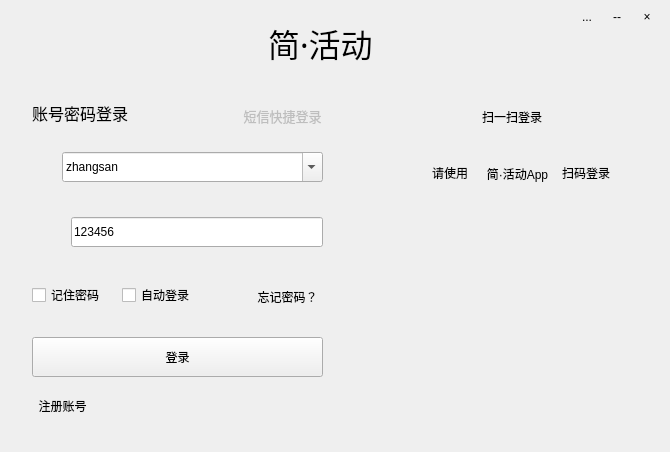
<?xml version="1.0" encoding="UTF-8"?>
<ui version="4.0">
 <class>Login</class>
 <widget class="QWidget" name="Login">
  <property name="geometry">
   <rect>
    <x>0</x>
    <y>0</y>
    <width>670</width>
    <height>452</height>
   </rect>
  </property>
  <property name="sizePolicy">
   <sizepolicy hsizetype="Preferred" vsizetype="Preferred">
    <horstretch>0</horstretch>
    <verstretch>0</verstretch>
   </sizepolicy>
  </property>
  <property name="minimumSize">
   <size>
    <width>670</width>
    <height>451</height>
   </size>
  </property>
  <property name="maximumSize">
   <size>
    <width>16777215</width>
    <height>16777215</height>
   </size>
  </property>
  <property name="windowTitle">
   <string>Form</string>
  </property>
  <widget class="MyWidgetRegister" name="LoginInner" native="true">
   <property name="geometry">
    <rect>
     <x>2</x>
     <y>2</y>
     <width>662</width>
     <height>442</height>
    </rect>
   </property>
   <property name="minimumSize">
    <size>
     <width>662</width>
     <height>442</height>
    </size>
   </property>
   <property name="maximumSize">
    <size>
     <width>662</width>
     <height>442</height>
    </size>
   </property>
   <widget class="QWidget" name="LoginContent" native="true">
    <property name="geometry">
     <rect>
      <x>0</x>
      <y>75</y>
      <width>662</width>
      <height>367</height>
     </rect>
    </property>
    <property name="sizePolicy">
     <sizepolicy hsizetype="Preferred" vsizetype="Preferred">
      <horstretch>0</horstretch>
      <verstretch>0</verstretch>
     </sizepolicy>
    </property>
    <property name="minimumSize">
     <size>
      <width>662</width>
      <height>367</height>
     </size>
    </property>
    <property name="maximumSize">
     <size>
      <width>662</width>
      <height>367</height>
     </size>
    </property>
    <widget class="QStackedWidget" name="stackedWidget">
     <property name="geometry">
      <rect>
       <x>0</x>
       <y>0</y>
       <width>662</width>
       <height>367</height>
      </rect>
     </property>
     <property name="currentIndex">
      <number>0</number>
     </property>
     <widget class="QWidget" name="page">
      <widget class="QStackedWidget" name="stackedWidgetLeft">
       <property name="geometry">
        <rect>
         <x>0</x>
         <y>0</y>
         <width>381</width>
         <height>321</height>
        </rect>
       </property>
       <property name="currentIndex">
        <number>0</number>
       </property>
       <widget class="QWidget" name="pageId">
        <widget class="QLabel" name="label_2">
         <property name="geometry">
          <rect>
           <x>30</x>
           <y>20</y>
           <width>131</width>
           <height>31</height>
          </rect>
         </property>
         <property name="font">
          <font>
           <pointsize>12</pointsize>
          </font>
         </property>
         <property name="text">
          <string>账号密码登录</string>
         </property>
        </widget>
        <widget class="QToolButton" name="toolButtonTonote">
         <property name="enabled">
          <bool>false</bool>
         </property>
         <property name="geometry">
          <rect>
           <x>210</x>
           <y>30</y>
           <width>141</width>
           <height>18</height>
          </rect>
         </property>
         <property name="font">
          <font>
           <pointsize>10</pointsize>
           <underline>true</underline>
          </font>
         </property>
         <property name="text">
          <string>短信快捷登录</string>
         </property>
         <property name="autoRaise">
          <bool>true</bool>
         </property>
        </widget>
        <widget class="QCheckBox" name="checkBox">
         <property name="geometry">
          <rect>
           <x>30</x>
           <y>210</y>
           <width>71</width>
           <height>16</height>
          </rect>
         </property>
         <property name="text">
          <string>记住密码</string>
         </property>
        </widget>
        <widget class="QCheckBox" name="checkBox_2">
         <property name="geometry">
          <rect>
           <x>120</x>
           <y>210</y>
           <width>71</width>
           <height>16</height>
          </rect>
         </property>
         <property name="text">
          <string>自动登录</string>
         </property>
        </widget>
        <widget class="QToolButton" name="toolButton_5">
         <property name="geometry">
          <rect>
           <x>250</x>
           <y>210</y>
           <width>71</width>
           <height>20</height>
          </rect>
         </property>
         <property name="text">
          <string>忘记密码？</string>
         </property>
         <property name="autoRaise">
          <bool>true</bool>
         </property>
        </widget>
        <widget class="QPushButton" name="pushButton_login_id_and_pwd">
         <property name="geometry">
          <rect>
           <x>30</x>
           <y>260</y>
           <width>291</width>
           <height>40</height>
          </rect>
         </property>
         <property name="cursor">
          <cursorShape>PointingHandCursor</cursorShape>
         </property>
         <property name="text">
          <string>登录</string>
         </property>
        </widget>
        <widget class="QWidget" name="widgetId" native="true">
         <property name="geometry">
          <rect>
           <x>30</x>
           <y>70</y>
           <width>291</width>
           <height>41</height>
          </rect>
         </property>
         <layout class="QHBoxLayout" name="horizontalLayout_2">
          <property name="spacing">
           <number>0</number>
          </property>
          <property name="bottomMargin">
           <number>0</number>
          </property>
          <item>
           <widget class="QLabel" name="label_id">
            <property name="minimumSize">
             <size>
              <width>30</width>
              <height>30</height>
             </size>
            </property>
            <property name="maximumSize">
             <size>
              <width>30</width>
              <height>30</height>
             </size>
            </property>
            <property name="text">
             <string/>
            </property>
            <property name="pixmap">
             <pixmap resource="imagelogin.qrc">:/Login/C:/Users/ASUS/Pictures/Login/human-1-fill-gray.png</pixmap>
            </property>
           </widget>
          </item>
          <item>
           <widget class="MyComboBox" name="comboBox_id">
            <property name="minimumSize">
             <size>
              <width>0</width>
              <height>30</height>
             </size>
            </property>
            <property name="maximumSize">
             <size>
              <width>16777215</width>
              <height>30</height>
             </size>
            </property>
            <property name="editable">
             <bool>true</bool>
            </property>
            <property name="currentText">
             <string>zhangsan</string>
            </property>
            <property name="maxVisibleItems">
             <number>4</number>
            </property>
            <property name="iconSize">
             <size>
              <width>16</width>
              <height>16</height>
             </size>
            </property>
           </widget>
          </item>
         </layout>
        </widget>
        <widget class="QWidget" name="widgetPwd" native="true">
         <property name="geometry">
          <rect>
           <x>30</x>
           <y>130</y>
           <width>291</width>
           <height>41</height>
          </rect>
         </property>
         <layout class="QHBoxLayout" name="horizontalLayout">
          <property name="spacing">
           <number>0</number>
          </property>
          <property name="leftMargin">
           <number>9</number>
          </property>
          <property name="topMargin">
           <number>9</number>
          </property>
          <property name="bottomMargin">
           <number>0</number>
          </property>
          <item>
           <widget class="QLabel" name="label_pwd">
            <property name="minimumSize">
             <size>
              <width>30</width>
              <height>30</height>
             </size>
            </property>
            <property name="maximumSize">
             <size>
              <width>30</width>
              <height>30</height>
             </size>
            </property>
            <property name="text">
             <string/>
            </property>
            <property name="pixmap">
             <pixmap resource="imagelogin.qrc">:/Login/C:/Users/ASUS/Pictures/Login/lock.png</pixmap>
            </property>
           </widget>
          </item>
          <item>
           <widget class="MyLineEdit" name="lineEdit_password">
            <property name="minimumSize">
             <size>
              <width>0</width>
              <height>30</height>
             </size>
            </property>
            <property name="maximumSize">
             <size>
              <width>16777215</width>
              <height>30</height>
             </size>
            </property>
            <property name="text">
             <string>123456</string>
            </property>
            <property name="alignment">
             <set>Qt::AlignLeading|Qt::AlignLeft|Qt::AlignVCenter</set>
            </property>
           </widget>
          </item>
         </layout>
        </widget>
       </widget>
       <widget class="QWidget" name="pageShortMsg">
        <widget class="QLabel" name="label_9">
         <property name="geometry">
          <rect>
           <x>40</x>
           <y>40</y>
           <width>91</width>
           <height>16</height>
          </rect>
         </property>
         <property name="text">
          <string>短信快捷登录</string>
         </property>
        </widget>
        <widget class="QToolButton" name="toolButtonToId">
         <property name="geometry">
          <rect>
           <x>250</x>
           <y>40</y>
           <width>101</width>
           <height>18</height>
          </rect>
         </property>
         <property name="font">
          <font>
           <underline>true</underline>
          </font>
         </property>
         <property name="text">
          <string>账号密码登录</string>
         </property>
         <property name="autoRaise">
          <bool>true</bool>
         </property>
        </widget>
        <widget class="QWidget" name="widget" native="true">
         <property name="geometry">
          <rect>
           <x>40</x>
           <y>90</y>
           <width>290</width>
           <height>40</height>
          </rect>
         </property>
         <widget class="QLineEdit" name="lineEdit_2">
          <property name="geometry">
           <rect>
            <x>40</x>
            <y>5</y>
            <width>241</width>
            <height>30</height>
           </rect>
          </property>
         </widget>
         <widget class="QLabel" name="label_11">
          <property name="geometry">
           <rect>
            <x>5</x>
            <y>5</y>
            <width>30</width>
            <height>30</height>
           </rect>
          </property>
          <property name="text">
           <string>TextLabel</string>
          </property>
         </widget>
        </widget>
        <widget class="QWidget" name="widget_2" native="true">
         <property name="geometry">
          <rect>
           <x>40</x>
           <y>150</y>
           <width>290</width>
           <height>40</height>
          </rect>
         </property>
         <widget class="QLineEdit" name="lineEdit_3">
          <property name="geometry">
           <rect>
            <x>42</x>
            <y>5</y>
            <width>101</width>
            <height>30</height>
           </rect>
          </property>
         </widget>
         <widget class="QToolButton" name="toolButton_11">
          <property name="geometry">
           <rect>
            <x>160</x>
            <y>5</y>
            <width>121</width>
            <height>30</height>
           </rect>
          </property>
          <property name="text">
           <string>获取动态密码</string>
          </property>
         </widget>
         <widget class="QLabel" name="label_12">
          <property name="geometry">
           <rect>
            <x>5</x>
            <y>5</y>
            <width>30</width>
            <height>30</height>
           </rect>
          </property>
          <property name="text">
           <string>TextLabel</string>
          </property>
         </widget>
        </widget>
        <widget class="QPushButton" name="pushButton_login">
         <property name="geometry">
          <rect>
           <x>40</x>
           <y>240</y>
           <width>290</width>
           <height>40</height>
          </rect>
         </property>
         <property name="text">
          <string>登录</string>
         </property>
        </widget>
       </widget>
      </widget>
      <widget class="QWidget" name="widgetRight" native="true">
       <property name="enabled">
        <bool>true</bool>
       </property>
       <property name="geometry">
        <rect>
         <x>380</x>
         <y>0</y>
         <width>281</width>
         <height>361</height>
        </rect>
       </property>
       <widget class="QLabel" name="label_3">
        <property name="geometry">
         <rect>
          <x>100</x>
          <y>30</y>
          <width>151</width>
          <height>20</height>
         </rect>
        </property>
        <property name="text">
         <string>扫一扫登录</string>
        </property>
       </widget>
       <widget class="QLabel" name="label_double_code">
        <property name="geometry">
         <rect>
          <x>70</x>
          <y>140</y>
          <width>154</width>
          <height>154</height>
         </rect>
        </property>
        <property name="text">
         <string/>
        </property>
        <property name="pixmap">
         <pixmap resource="imagelogin.qrc">:/Login/C:/Users/ASUS/Pictures/Login/code.png</pixmap>
        </property>
       </widget>
       <widget class="QLabel" name="label_6">
        <property name="geometry">
         <rect>
          <x>50</x>
          <y>90</y>
          <width>54</width>
          <height>12</height>
         </rect>
        </property>
        <property name="text">
         <string>请使用</string>
        </property>
       </widget>
       <widget class="QLabel" name="label_8">
        <property name="geometry">
         <rect>
          <x>180</x>
          <y>90</y>
          <width>54</width>
          <height>12</height>
         </rect>
        </property>
        <property name="text">
         <string>扫码登录</string>
        </property>
       </widget>
       <widget class="QToolButton" name="toolButton_9">
        <property name="geometry">
         <rect>
          <x>100</x>
          <y>88</y>
          <width>71</width>
          <height>18</height>
         </rect>
        </property>
        <property name="text">
         <string>简·活动App</string>
        </property>
        <property name="autoRaise">
         <bool>true</bool>
        </property>
       </widget>
      </widget>
      <widget class="QToolButton" name="toolButtonRegister">
       <property name="geometry">
        <rect>
         <x>30</x>
         <y>320</y>
         <width>61</width>
         <height>18</height>
        </rect>
       </property>
       <property name="text">
        <string>注册账号</string>
       </property>
       <property name="autoRaise">
        <bool>true</bool>
       </property>
      </widget>
     </widget>
     <widget class="QWidget" name="page_2">
      <widget class="QLabel" name="label">
       <property name="geometry">
        <rect>
         <x>60</x>
         <y>70</y>
         <width>161</width>
         <height>16</height>
        </rect>
       </property>
       <property name="text">
        <string>连接服务器</string>
       </property>
      </widget>
      <widget class="QLabel" name="label_4">
       <property name="geometry">
        <rect>
         <x>60</x>
         <y>120</y>
         <width>54</width>
         <height>12</height>
        </rect>
       </property>
       <property name="text">
        <string>地址：</string>
       </property>
      </widget>
      <widget class="QLineEdit" name="lineEdit_url">
       <property name="geometry">
        <rect>
         <x>150</x>
         <y>120</y>
         <width>371</width>
         <height>20</height>
        </rect>
       </property>
       <property name="placeholderText">
        <string>例（http://127.0.0.1)</string>
       </property>
      </widget>
      <widget class="QPushButton" name="pushButton_sure">
       <property name="geometry">
        <rect>
         <x>180</x>
         <y>300</y>
         <width>75</width>
         <height>23</height>
        </rect>
       </property>
       <property name="text">
        <string>确定</string>
       </property>
      </widget>
      <widget class="QPushButton" name="pushButton_cancel">
       <property name="geometry">
        <rect>
         <x>350</x>
         <y>300</y>
         <width>75</width>
         <height>23</height>
        </rect>
       </property>
       <property name="text">
        <string>取消</string>
       </property>
      </widget>
     </widget>
    </widget>
   </widget>
   <widget class="QLabel" name="label_head">
    <property name="geometry">
     <rect>
      <x>266</x>
      <y>20</y>
      <width>131</width>
      <height>41</height>
     </rect>
    </property>
    <property name="font">
     <font>
      <family>楷体</family>
      <pointsize>24</pointsize>
     </font>
    </property>
    <property name="text">
     <string>简·活动</string>
    </property>
   </widget>
   <widget class="QToolButton" name="toolButton_close">
    <property name="geometry">
     <rect>
      <x>630</x>
      <y>0</y>
      <width>30</width>
      <height>30</height>
     </rect>
    </property>
    <property name="minimumSize">
     <size>
      <width>30</width>
      <height>30</height>
     </size>
    </property>
    <property name="maximumSize">
     <size>
      <width>30</width>
      <height>30</height>
     </size>
    </property>
    <property name="text">
     <string>×</string>
    </property>
    <property name="autoRaise">
     <bool>true</bool>
    </property>
   </widget>
   <widget class="QToolButton" name="toolButton_min">
    <property name="geometry">
     <rect>
      <x>600</x>
      <y>0</y>
      <width>30</width>
      <height>30</height>
     </rect>
    </property>
    <property name="minimumSize">
     <size>
      <width>30</width>
      <height>30</height>
     </size>
    </property>
    <property name="maximumSize">
     <size>
      <width>30</width>
      <height>30</height>
     </size>
    </property>
    <property name="text">
     <string>--</string>
    </property>
    <property name="autoRaise">
     <bool>true</bool>
    </property>
   </widget>
   <widget class="QToolButton" name="toolButton_set">
    <property name="geometry">
     <rect>
      <x>570</x>
      <y>0</y>
      <width>30</width>
      <height>30</height>
     </rect>
    </property>
    <property name="minimumSize">
     <size>
      <width>30</width>
      <height>30</height>
     </size>
    </property>
    <property name="maximumSize">
     <size>
      <width>30</width>
      <height>30</height>
     </size>
    </property>
    <property name="text">
     <string>...</string>
    </property>
    <property name="icon">
     <iconset resource="imagelogin.qrc">
      <normaloff>:/Login/C:/Users/ASUS/Pictures/Login/set2.png</normaloff>:/Login/C:/Users/ASUS/Pictures/Login/set2.png</iconset>
    </property>
    <property name="autoRaise">
     <bool>true</bool>
    </property>
   </widget>
  </widget>
 </widget>
 <customwidgets>
  <customwidget>
   <class>MyWidgetRegister</class>
   <extends>QWidget</extends>
   <header location="global">mywidgetregister.h</header>
   <container>1</container>
  </customwidget>
  <customwidget>
   <class>MyComboBox</class>
   <extends>QComboBox</extends>
   <header>mycombobox.h</header>
  </customwidget>
  <customwidget>
   <class>MyLineEdit</class>
   <extends>QLineEdit</extends>
   <header>mylineedit.h</header>
  </customwidget>
 </customwidgets>
 <resources>
  <include location="imagelogin.qrc"/>
 </resources>
 <connections/>
</ui>
